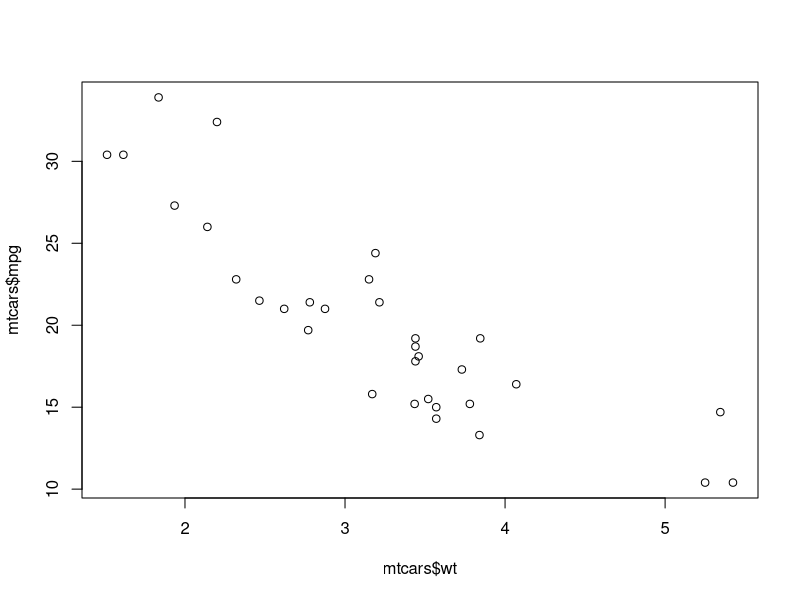
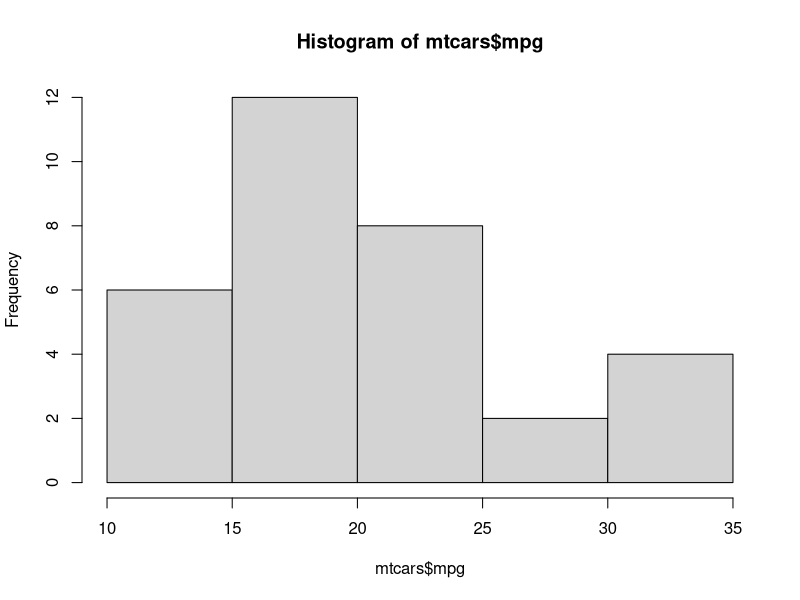
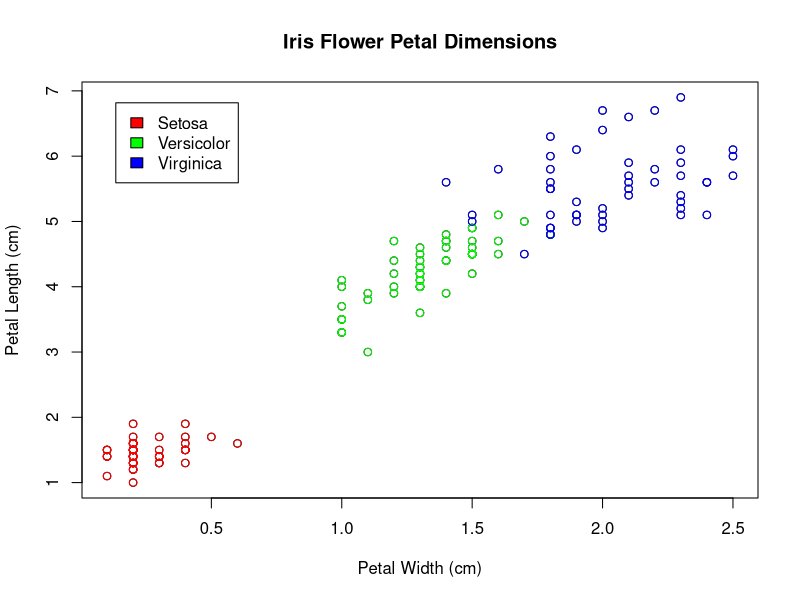

Recreate these plots in R, in order.
## ---- chunk 1
knitr::opts_chunk$set(echo = TRUE)
## ---- chunk 2
x <- 2 # Numeric 
y <- 2L # Integer
z <- "Hello" # Character
## ---- chunk 3
is.na( as.character(x) )
## ---- chunk 4
# Logical
a <- TRUE
as.numeric(a)
## ---- chunk 5
v <- c(1, 2, 3) # Vector
sum(v * 4)
## ---- chunk 6
m <- matrix(1:6, nrow = 2, ncol = 3) # Matrix  
m
## ---- chunk 7
# Create a DataFrame
df <- data.frame(
  name = c("John", "Mary"),
  age = c(25, 31) 
)
df
## ---- chunk 8
# Scatterplot
plot(mtcars$wt, mtcars$mpg)  
# Histogram 
hist(mtcars$mpg)
## ---- chunk 9
# Load iris dataset
data(iris)

# Scatterplot of Petal Width vs Petal Length
plot(iris$Petal.Width, 
     iris$Petal.Length,
     main="Iris Flower Petal Dimensions",
     xlab="Petal Width (cm)",
     ylab="Petal Length (cm)")

# Color code by iris species 
colors <- c("red","green","blue")[iris$Species]
points(iris$Petal.Width, iris$Petal.Length, col=colors)

# Add legend
legend("topleft", inset=.05,
       c("Setosa", "Versicolor", "Virginica"),
       fill=c("red","green","blue"))

# # Add regression line 
# abline(lm(iris$Petal.Length~iris$Petal.Width))
